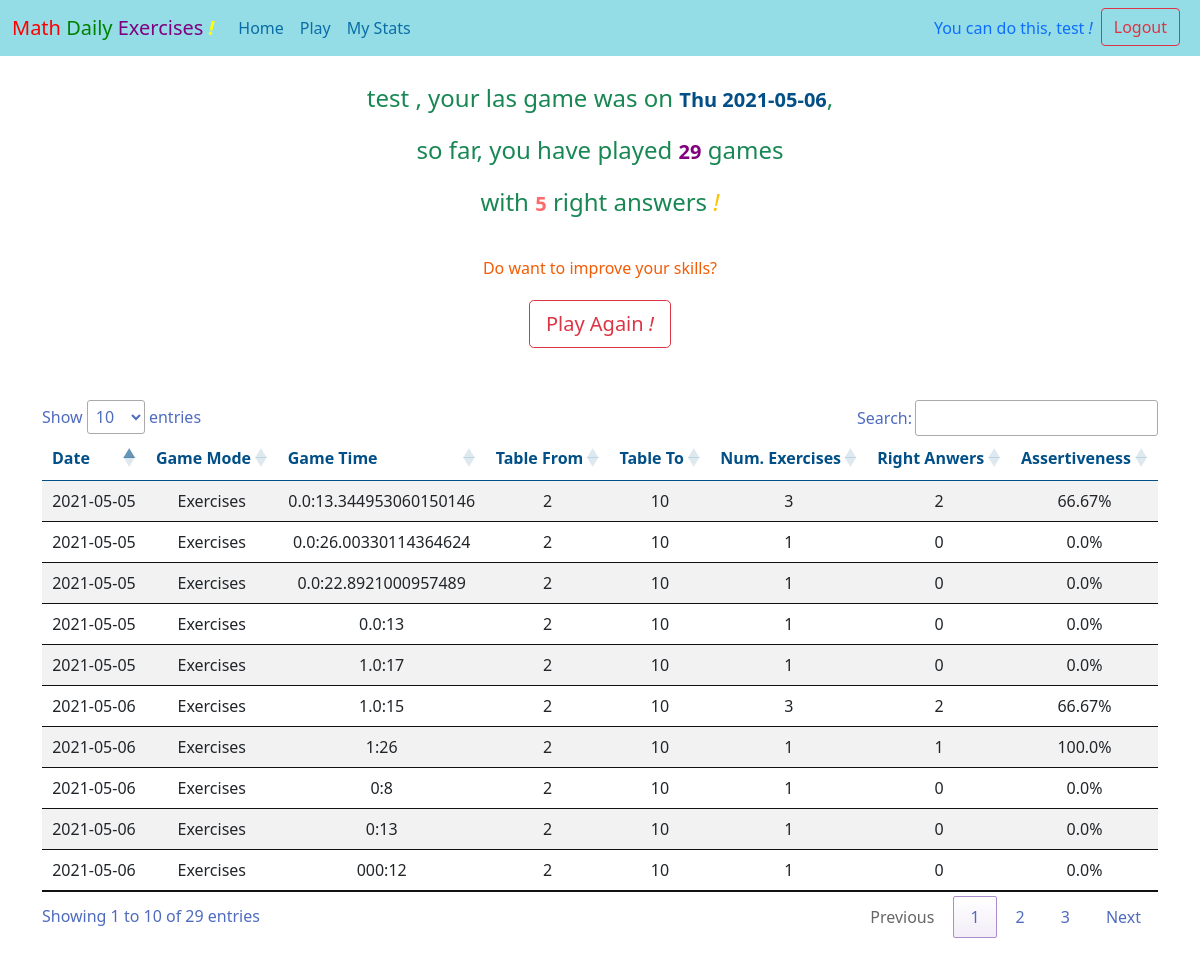
The app's page /stats (signed in) with its own data.
### mde/models.py (models this page shows, shortened)
class User(db.Model, UserMixin):
    id = db.Column(db.Integer, primary_key=True)
    username = db.Column(db.String(length=30), nullable=False, unique=True)
    email_address = db.Column(db.String(length=50),
                              nullable=False, unique=True)
    password_hash = db.Column(db.String(length=60), nullable=False)
    parent_email_address = db.Column(
        db.String(length=50), nullable=True, default=None)
    games_played = db.Column(db.Integer, nullable=True, default=0)
    right_answers = db.Column(db.Integer, nullable=True, default=0)
    last_played = db.Column(db.DateTime, nullable=True,
                            default=datetime.utcnow)
    games = db.relationship('Game', backref='user', lazy=True)
    @property
    def password(self):
        return self.password
    def get_last_played_date(self):
        return self.last_played.strftime('%a %Y-%m-%d')

class Game(db.Model, UserMixin):
    id = db.Column(db.Integer, primary_key=True)
    date = db.Column(db.DateTime, nullable=False, default=datetime.utcnow)
    range_from = db.Column(db.Integer, nullable=False)
    range_to = db.Column(db.Integer, nullable=False)
    amount = db.Column(db.Integer, nullable=False)
    mode = db.Column(db.String(length=10), nullable=False)
    right_answers = db.Column(db.Integer, nullable=False)
    assertiveness = db.Column(db.Float, nullable=False)
    timespan = db.Column(db.String(length=5), nullable=False)
    user_id = db.Column(db.Integer, db.ForeignKey('user.id'), nullable=False)
    def get_date(self):
        return self.date.strftime('%Y-%m-%d')

### mde/routes.py (the view)
@app.route('/stats')
@login_required
def stats_page():
    return render_template('stats.html')

### mde/models.py (called while the page is built)
@login_manager.user_loader
def load_user(user_id):
    return User.query.get(int(user_id))

### mde/templates/stats.html (shortened to what this page needs)
{% extends 'base.html' %}
{% block head %}
<link rel="stylesheet" type="text/css" href="{{ url_for('static',filename='styles/styles.css') }}">
{% endblock %}
{% block content %}
    <link rel="stylesheet" href="http://cdn.datatables.net/1.10.2/css/jquery.dataTables.min.css">
    <div class="position-relative overflow-hidden fs-4 p-3 mt-2 text-center  text-success " >
        <p>
            {{ current_user.username }} ,
            your las game was on
            <label class="text fs-5 fw-bolder navy-blue " > {{ current_user.get_last_played_date() }}  </label>,
        </p>
        <p>
            so far, you have played
            <label class="text fs-5 fw-bolder" style="color:purple"> {{ current_user.games_played }}  </label>
            games
        </p>
        <p>
            with
            <label class="text fs-5 fw-bolder salmon" > {{ current_user.right_answers }}  </label>
            right answers
            <em class="text-warning">!</em>
        </p>
    </div>
    <div class="container d-flex flex-column p-1 " >
        <div class="  d-flex justify-content-center ">
            <p class="  text fs-6 light-salmon ">
                Do want to improve your skills?
            </p>
        </div>
        <div class="pt-1 d-flex justify-content-center " >
            <a class=" btn btn-lg btn-outline-danger "  href="{{ url_for('play_page') }}">Play Again <em>!</em> </a>
        </div>
    </div>
    <div class="container pt-5  pb-5">
        <table id="myTable"  class="table table-striped  table-sm   text-center  " >
            <thead class=" navy-blue ">
                <tr>
                    <th scope="col">Date</th>
                    <th scope="col">Game Mode</th>
                    <th scope="col">Game Time </th>
                    <th scope="col">Table From</th>
                    <th scope="col">Table To</th>
                    <th scope="col">Num. Exercises</th>
                    <th scope="col">Right Anwers</th>
                    <th scope="col">Assertiveness</th>
                </tr>
            </thead>
            <tbody  >
                {% for game in current_user.games %}
                    <tr>
                        <td>
                            {{ game.get_date() }}
                        </td>
                        <td>
                          {{ game.mode }}
                        </td>
                        <td>
                          {{ game.timespan }}
                        </td>
                        <td >
                            {{ game.range_from }}
                        </td>
                        <td >
                            {{ game.range_to }}
                        </td>
                        <td >
                            {{ game.amount }}
                        </td>
                        <td >
                            {{ game.right_answers }}
                        </td>
                        <td >
                            {{ game.assertiveness }}%
                        </td>
                    </tr>
                {% endfor%}
            </tbody>
        </table>
    </div>
{% endblock %}

### mde/templates/base.html (shortened to what this page needs)
<!DOCTYPE html>
<html lang="en">
    <head>
        <link href="https://cdn.jsdelivr.net/npm/bootstrap@5.0.0-beta3/dist/css/bootstrap.min.css" rel="stylesheet">
        <link rel="stylesheet" href="https://cdn.jsdelivr.net/npm/bootstrap-icons@1.4.1/font/bootstrap-icons.css">
        {% block head %}
        {% endblock %}
    </head>
    <body>
        <nav class="navbar navbar-expand-lg"  style="background-color: #94dde6;">
            <div class="container-fluid">
                <a class="navbar-brand" href="#">
                    <label type="text" style="color:red"> Math</label>
                    <label type="text" style="color:green"> Daily</label>
                    <label type="text" style="color:purple"> Exercises</label>
                    <label type="text" style="color: yellow"> <strong> <em>!</em> </strong> </label>
                </a>
                <div class="collapse navbar-collapse" id="navbarSupportedContent">
                <ul class="navbar-nav me-auto mb-2 mb-lg-0">
                    <li class="nav-item">
                    <a class="nav-link active" aria-current="page" style="color:#0a6da6" href="{{ url_for('home_page') }}">Home</a>
                    </li>
                    <li class="nav-item">
                    <a class="nav-link" style="color:#0a6da6" href="{{ url_for('play_page') }}">Play</a>
                    </li>
                    <li class="nav-item">
                    <a class="nav-link" style="color:#0a6da6" href="{{ url_for('stats_page') }}">My Stats</a>
                    </li>
                </ul>
                {% if current_user.is_authenticated %}
                    <ul class="navbar-nav mb-lg-0">
                        <li class="nav-item">
                            <a class="nav-link"> You can do this, {{ current_user.username }}  <em>!</em> </a>
                        </li>
                        <li class="nav-item">
                            <a class="btn btn-outline-danger me-2"  aria-current="page" href="{{ url_for('logout_page') }}">Logout</a>
                        </li>
                    </ul>
                {% endif %}
                </div>
            </div>
        </nav>
        {% block content %}
        {% endblock %}
    </body>
</html>

### mde/static/styles/styles.css (style rules this page uses)
table.dataTable { width: 100%; margin: 0 auto; clear: both; border-collapse: separate; border-spacing: 0; }
table.dataTable thead th, table.dataTable tfoot th { font-weight: bold; }
table.dataTable thead th, table.dataTable thead td { padding: 10px 18px; border-bottom: 1px solid #111111; }
table.dataTable thead .sorting, table.dataTable thead .sorting_asc, table.dataTable thead .sorting_desc, table.dataTable thead .sorting_asc_disabled, table.dataTable thead .sorting_desc_disabled { cursor: pointer; *cursor: hand; background-repeat: no-repeat; background-position: center right; }
table.dataTable thead .sorting { background-image: url("../images/sort_both.png"); }
table.dataTable thead .sorting_asc { background-image: url("../images/sort_asc.png") !important; }
table.dataTable tbody tr { background-color: #ffffff; }
table.dataTable tbody th, table.dataTable tbody td { padding: 8px 10px; }
table.dataTable.no-footer { border-bottom: 1px solid #111111; }
table.dataTable, table.dataTable th, table.dataTable td { box-sizing: content-box; }

### mde/templates/stats.html (style rules this page uses)
table.dataTable { width: 100%; margin: 0 auto; clear: both; border-collapse: separate; border-spacing: 0; }
table.dataTable thead th, table.dataTable tfoot th { font-weight: bold; }
table.dataTable thead th, table.dataTable thead td { padding: 10px 18px; border-bottom: 1px solid #111111; }
table.dataTable thead .sorting, table.dataTable thead .sorting_asc, table.dataTable thead .sorting_desc, table.dataTable thead .sorting_asc_disabled, table.dataTable thead .sorting_desc_disabled { cursor: pointer; *cursor: hand; background-repeat: no-repeat; background-position: center right; }
table.dataTable thead .sorting { background-image: url("../images/sort_both.png"); }
table.dataTable thead .sorting_asc { background-image: url("../images/sort_asc.png") !important; }
table.dataTable tbody tr { background-color: #ffffff; }
table.dataTable tbody th, table.dataTable tbody td { padding: 8px 10px; }
table.dataTable.no-footer { border-bottom: 1px solid #111111; }
table.dataTable, table.dataTable th, table.dataTable td { box-sizing: content-box; }

### mde/templates/base.html (style rules this page uses)
.navy-blue { color: #014f86; }
.salmon { color: #ff6b6b; }
.light-salmon { color: #f35b04; }

### records on screen
User: username "test", get_last_played_date "Thu 2021-05-06", games_played "29", right_answers "5"
Game: get_date "2021-05-05", mode "Exercises", timespan "0.0:13.344953060150146", range_from "2", range_to "10", amount "3", right_answers "2", assertiveness "66.67"
Game: get_date "2021-05-05", mode "Exercises", timespan "0.0:26.00330114364624", range_from "2", range_to "10", amount "1", right_answers "0", assertiveness "0.0"
Game: get_date "2021-05-05", mode "Exercises", timespan "0.0:22.8921000957489", range_from "2", range_to "10", amount "1", right_answers "0", assertiveness "0.0"
Game: get_date "2021-05-05", mode "Exercises", timespan "0.0:13", range_from "2", range_to "10", amount "1", right_answers "0", assertiveness "0.0"
Game: get_date "2021-05-05", mode "Exercises", timespan "1.0:17", range_from "2", range_to "10", amount "1", right_answers "0", assertiveness "0.0"
Game: get_date "2021-05-06", mode "Exercises", timespan "1.0:15", range_from "2", range_to "10", amount "3", right_answers "2", assertiveness "66.67"
Game: get_date "2021-05-06", mode "Exercises", timespan "1:26", range_from "2", range_to "10", amount "1", right_answers "1", assertiveness "100.0"
Game: get_date "2021-05-06", mode "Exercises", timespan "0:8", range_from "2", range_to "10", amount "1", right_answers "0", assertiveness "0.0"
Game: get_date "2021-05-06", mode "Exercises", timespan "0:13", range_from "2", range_to "10", amount "1", right_answers "0", assertiveness "0.0"
Game: get_date "2021-05-06", mode "Exercises", timespan "000:12", range_from "2", range_to "10", amount "1", right_answers "0", assertiveness "0.0"
